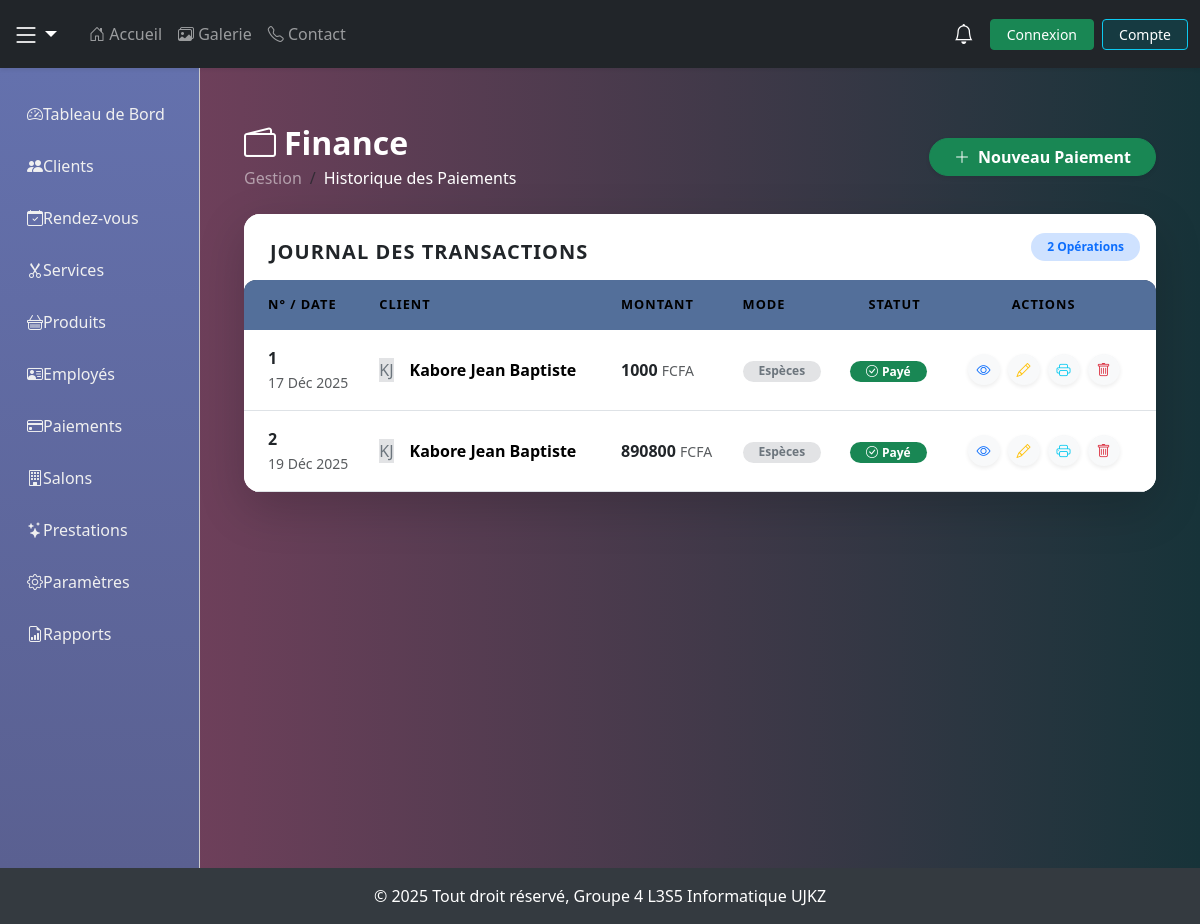
Before: /paiement/ with the older database file.
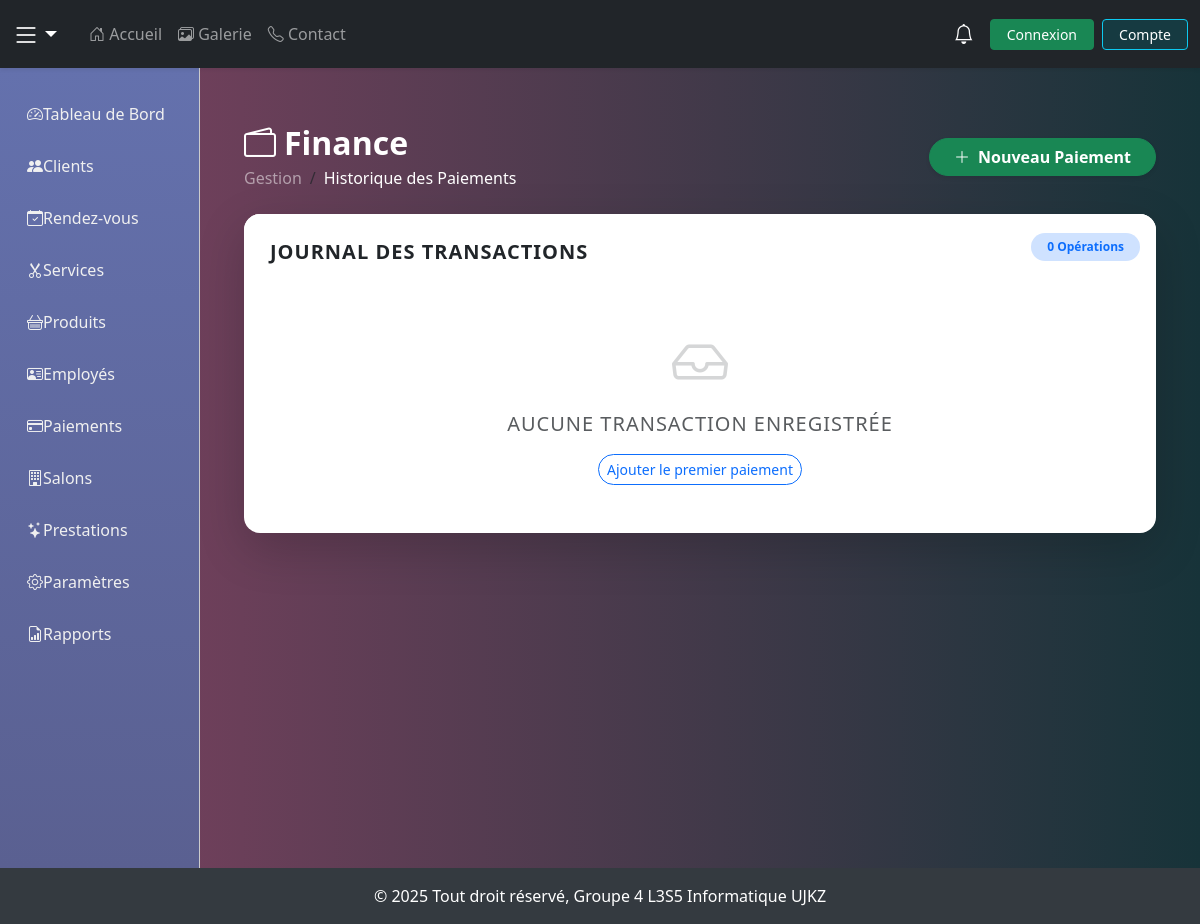
After: the same page with the newer database file.
### coiffure/models.py (models this page shows, shortened)
class Paiement(models.Model):
    numero_facture = models.CharField(max_length=50, unique=True, blank=True)
    client = models.ForeignKey(Client, on_delete=models.CASCADE)
    prestation = models.ForeignKey(Prestation, on_delete=models.CASCADE)
    montant = models.DecimalField(max_digits=10, decimal_places=2)
    date_paiement = models.DateField(auto_now_add=True)
    statut = models.CharField(max_length=20, choices=[
        ('en attente', 'En attente'),
        ('payé', 'Payé')
    ], default='en attente')
    mode_paiement = models.CharField(max_length=50, choices=(
        ('espèces', 'Espèces'),
        ('carte', 'Carte bancaire'),
        ('mobile', 'Paiement mobile')
    ), default='espèces')
    description = models.TextField(blank=True, null=True)
    from django.db import models

class Client(models.Model):
    user = models.OneToOneField(
        User,
        on_delete=models.CASCADE,
        related_name="profil_client", # Corrigé (était profil_employe)
        null=True,
        blank=True
    )
    nom = models.CharField(max_length=50)
    prenom = models.CharField(max_length=50)
    telephone = models.CharField(max_length=20)
    email = models.EmailField(unique=True)
    date_inscription = models.DateField(auto_now_add=True)
    statut = models.CharField(max_length=20, default="actif")
    actif = models.BooleanField(default=True)

### coiffure/views.py (the view)
# urls.py: path('paiement/', views.liste_paiements, name="liste_paiements"),
def liste_paiements(request):
    paiements = Paiement.objects.all()
    return render(request, 'coiffure/paiement/liste_paiements.html', {'paiements': paiements})

### coiffure/context_processors.py (called while the page is built)
def notifications(request):
    if request.user.is_authenticated:
        user_notifications = Notification.objects.filter(utilisateur=request.user)
        notifs_non_lues = user_notifications.filter(lu=False).count()
        notifications_recents = user_notifications.order_by('-date')[:5]
    else:
        notifications_recents = []
        notifs_non_lues = 0
    return {
        'notifications': notifications_recents,
        'notif_count': notifs_non_lues,  # <- renommer ici pour ton template
    }

### coiffure/templates/coiffure/paiement/liste_paiements.html (shortened to what the changed rows need)
{% extends "coiffure/base.html" %}
{% load static %}
{% block content %}
<div class="container-fluid py-4">
    <div class="row mb-4 align-items-center">
        <div class="col-12 col-md-6">
            <h2 class="text-white fw-bold mb-1">
                <i class="bi bi-wallet2 me-2"></i>Finance
            </h2>
        </div>
    </div>
    <div class="card shadow-lg border-0 rounded-4 overflow-hidden">
        <div class="card-header bg-white py-3 border-0">
            <div class="d-flex justify-content-between align-items-center">
                <h5 class="mb-0 fw-bold text-dark">Journal des Transactions</h5>
                <div class="badge bg-primary-subtle text-primary rounded-pill px-3 py-2">
                    {{ paiements|length }} Opérations
                </div>
            </div>
        </div>
        <div class="card-body p-0">
            {% if paiements %}
            <div class="table-responsive">
                <table class="table table-hover align-middle mb-0">
                    <thead class="header-finance">
                        <tr>
                            <th class="ps-4">N° / DATE</th>
                            <th>CLIENT</th>
                            <th>MONTANT</th>
                            <th>MODE</th>
                            <th class="text-center">STATUT</th>
                            <th class="text-center pe-4">ACTIONS</th>
                        </tr>
                    </thead>
                    <tbody>
                        {% for paiement in paiements %}
                        <tr class="border-bottom">
                            <td class="ps-4">
                                <span class="d-block fw-bold text-dark">{{ paiement.id }}</span>
                                <small class="text-muted">{{ paiement.date_paiement|date:"d M Y" }}</small>
                            </td>
                            <td>
                                <div class="d-flex align-items-center">
                                    <div class="avatar-circle bg-secondary-subtle text-secondary me-3">
                                        {{ paiement.client.nom|slice:":1" }}{{ paiement.client.prenom|slice:":1" }}
                                    </div>
                                    <div>
                                        <span class="fw-semibold d-block">{{ paiement.client.nom }} {{ paiement.client.prenom }}</span>
                                    </div>
                                </div>
                            </td>
                            <td>
                                <span class="fw-bold text-dark">{{ paiement.montant|floatformat:0 }}</span>
                                <small class="text-muted small">FCFA</small>
                            </td>
                            <td>
                                <span class="badge {% if paiement.mode_paiement == 'espèces' %}bg-secondary-subtle text-secondary{% elif paiement.mode_paiement == 'mobile' %}bg-info-subtle text-info{% else %}bg-primary-subtle text-primary{% endif %} rounded-pill px-3">
                                    {{ paiement.get_mode_paiement_display }}
                                </span>
                            </td>
                            <td>
                                {% if paiement.statut|lower == "payé" or paiement.statut|lower == "paye" %}
                                    <span class="badge bg-success rounded-pill px-3">
                                        <i class="bi bi-check-circle me-1"></i>Payé
                                    </span>
                                {% else %}
                                    <span class="badge bg-warning text-dark rounded-pill px-3">
                                        <i class="bi bi-clock me-1"></i>Attente
                                    </span>
                                {% endif %}
                            </td>
                            <td class="text-center pe-4">
                                <div class="d-flex justify-content-center gap-2">
                                    <a href="{% url 'detail_paiement' paiement.id %}" class="btn btn-sm btn-light rounded-circle shadow-sm" title="Détail">
                                        <i class="bi bi-eye text-primary"></i>
                                    </a>
                                    <a href="{% url 'modifier_paiement' paiement.id %}" class="btn btn-sm btn-light rounded-circle shadow-sm" title="Modifier">
                                        <i class="bi bi-pencil text-warning"></i>
                                    </a>
                                    <a href="{% url 'facture_pdf' paiement.id %}" class="btn btn-sm btn-light rounded-circle shadow-sm" title="Facture">
                                        <i class="bi bi-printer text-info"></i>
                                    </a>
                                    <a href="{% url 'supprimer_paiement' paiement.id %}" class="btn btn-sm btn-light rounded-circle shadow-sm" onclick="return confirm('Supprimer ce paiement ?');" title="Supprimer">
                                        <i class="bi bi-trash text-danger"></i>
                                    </a>
                                </div>
                            </td>
                        </tr>
                        {% endfor %}
                    </tbody>
                </table>
            </div>
            {% else %}
            <div class="text-center py-5">
                <div class="mb-3">
                    <i class="bi bi-inbox display-4 text-muted opacity-25"></i>
                </div>
                <h5 class="text-muted">Aucune transaction enregistrée</h5>
                <a href="{% url 'ajouter_paiement' %}" class="btn btn-outline-primary btn-sm mt-2 rounded-pill">Ajouter le premier paiement</a>
            </div>
            {% endif %}
        </div>
    </div>
</div>
{% endblock %}

Changed rows visible on the page:
removed Paiement: id "1", date_paiement "17 Déc 2025", client.nom "K", client.prenom "J", client.nom "Kabore", client.prenom "Jean Baptiste", montant "1000", mode_paiement "Espèces", statut "payé" (drawn)
removed Paiement: id "2", date_paiement "19 Déc 2025", client.nom "K", client.prenom "J", client.nom "Kabore", client.prenom "Jean Baptiste", montant "890800", mode_paiement "Espèces", statut "payé" (drawn)
Other visible differences:
{{ paiements|length }}: "2" → "0"
text no longer shown: "N° / DATE CLIENT MONTANT MODE STATUT ACTIONS"
text now shown: "AUCUNE TRANSACTION ENREGISTRÉE Ajouter le premier paiement"
